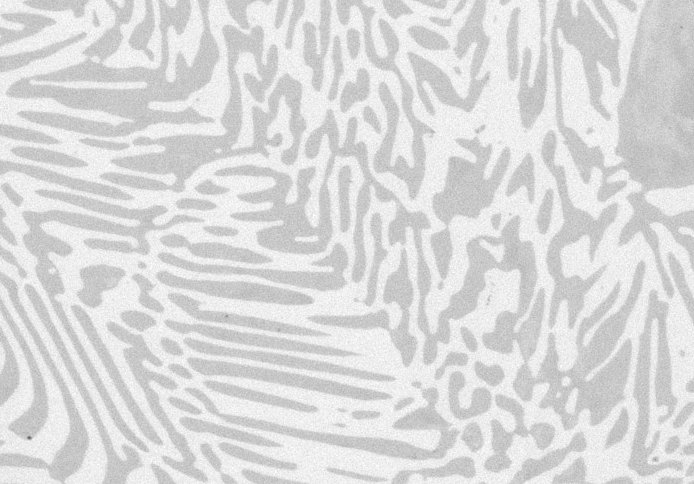
#> input picture Images/Alloy.jpg, 694 x 484 px, found by its file name
$ jupyter execute CLAHE_and_Thresholding_OpenCv.ipynb
#> lines starting #> are read from the running program, lines starting #| are printed output that depends on the picture; after the words box and inside, x2 and y2 are one past the last pixel; in counts of white or black regions, pixels touching at a corner belong together
[cell 1]
from google.colab import drive
drive.mount("/content/drive")

[cell 2]
import cv2
import numpy as np
from matplotlib import pyplot as plt

img = cv2.imread("/content/drive/My Drive/CVG/Alloy.jpg", 0)
#> img is the input picture: shape (484, 694); min 95, max 255, mean 218.6
equ = cv2.equalizeHist(img)
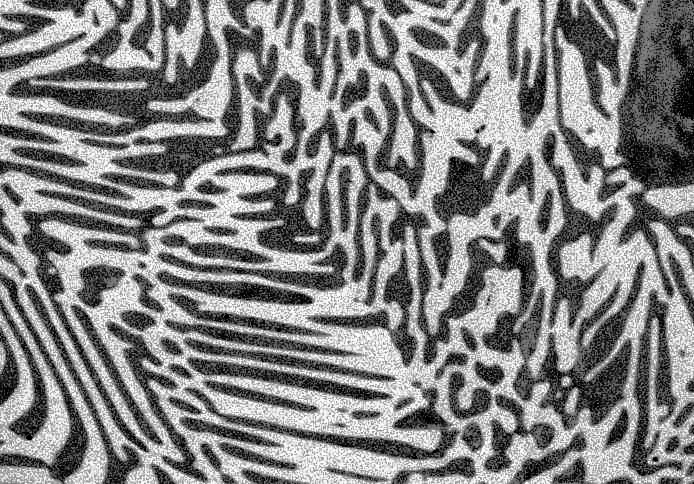
#> equ: shape (484, 694); min 0, max 255, mean 130.3

plt.hist(equ.flat, bins=100, range=(0,100))
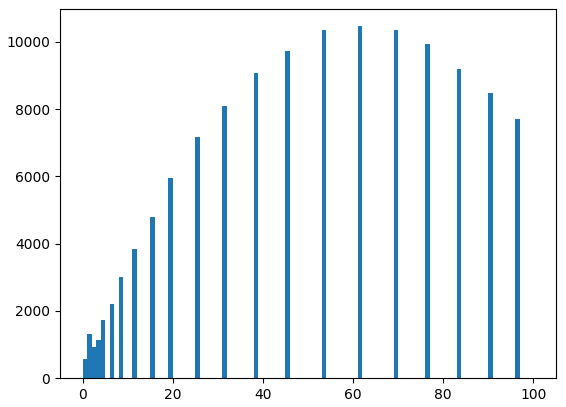
#> figure drawn by matplotlib, 1 panel; tallest bar 10465 high, from x = 61 to 62

[cell 3]
"""
cv2.imshow("Original Image", img)
cv2.imshow("Equalized", equ)
"""

[cell 4]
#Histogram Equalization considers the global contrast of the image, may not give good results.
#Adaptive histogram equalization divides images into small tiles and performs hist. eq.
#Contrast limiting is also applied to minimize aplification of noise.
#Together the algorithm is called: Contrast Limited Adaptive Histogram Equalization (CLAHE)

[cell 5]
clahe = cv2.createCLAHE(clipLimit=2.0, tileGridSize=(8,8))  #Define tile size and clip limit.
cl1 = clahe.apply(img)
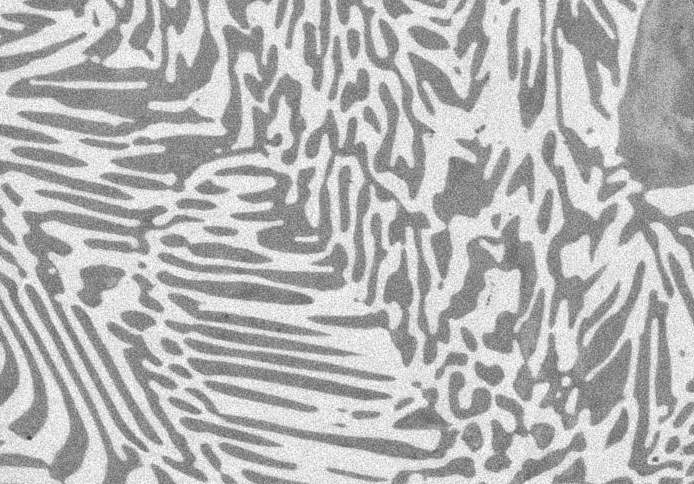
#> cl1: shape (484, 694); min 55, max 255, mean 181.8

[cell 6]
"""
cv2.imshow("CLAHE", cl1)

cv2.waitKey(0)
cv2.destroyAllWindows()
"""

[cell 7]
#Image thresholding

import cv2
import matplotlib.pyplot as plt

img = cv2.imread("/content/drive/My Drive/CVG/Alloy.jpg", 0)

#Adaptive histogram equalization using CLAHE to stretch the histogram.
#Contrast Limited Adaptive Histogram Equalization covered in the previous tutorial.
clahe = cv2.createCLAHE(clipLimit=2.0, tileGridSize=(8,8))  #Define tile size and clip limit.
clahe_img = clahe.apply(img)
plt.hist(clahe_img.flat, bins =100, range=(0,255))
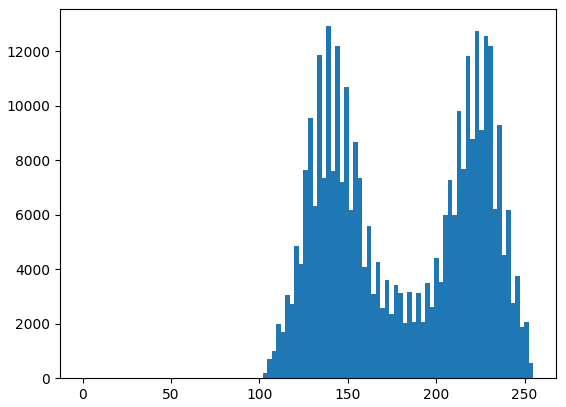
#> figure drawn by matplotlib, 1 panel; tallest bar 12929 high, from x = 137.7 to 140.2

[cell 8]
#Thresholding. Creates a uint8 image but with binary values.
#Can use this image to further segment.
#First argument is the source image, which should be a grayscale image.
#Second argument is the threshold value which is used to classify the pixel values.
#Third argument is the maxVal which represents the value to be given to the thresholded pixel.

[cell 9]
ret,thresh1 = cv2.threshold(clahe_img,185,150,cv2.THRESH_BINARY)  #All thresholded pixels in grey = 150
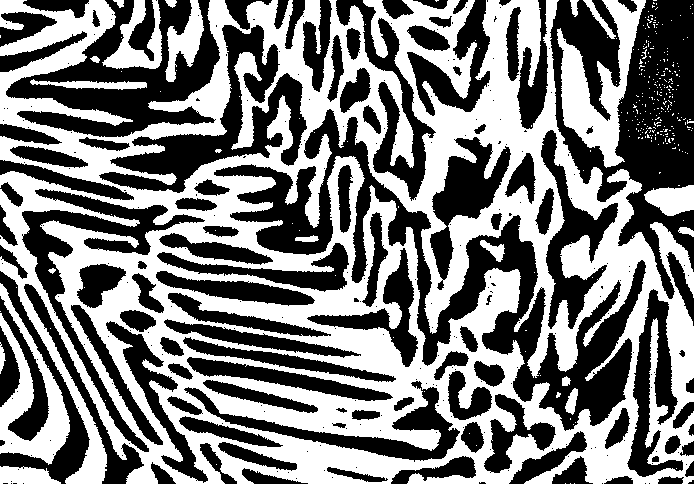
#> thresh1: shape (484, 694); values 0 (black) and 150 (white), 48.7% white; 311 white regions (288 under 20 px), largest, box (x1, y1, x2, y2) and area: (0, 0, 694, 484) 145327, (557, 0, 646, 168) 5726, (0, 283, 70, 465) 4663
ret,thresh2 = cv2.threshold(clahe_img,185,255,cv2.THRESH_BINARY_INV) # All thresholded pixels in white

[cell 10]
"""
cv2.imshow("Original", img)
cv2.imshow("Binary thresholded", thresh1)
cv2.imshow("Inverted Binary thresholded", thresh2)
cv2.waitKey(0)
cv2.destroyAllWindows()
"""

[cell 11]
#OTSU Thresholding, binarization
import cv2
import matplotlib.pyplot as plt

img = cv2.imread("/content/drive/My Drive/CVG/Alloy.jpg", 0)

clahe = cv2.createCLAHE(clipLimit=2.0, tileGridSize=(8,8))  #Define tile size and clip limit.
clahe_img = clahe.apply(img)

plt.hist(clahe_img.flat, bins =100, range=(0,255))

# binary thresholding
ret1,th1 = cv2.threshold(clahe_img,185,200,cv2.THRESH_BINARY)

# Otsu's thresholding, automatically finds the threshold point.
#Compare wth above value provided by us (185)
ret2,th2 = cv2.threshold(clahe_img,0,255,cv2.THRESH_BINARY+cv2.THRESH_OTSU)
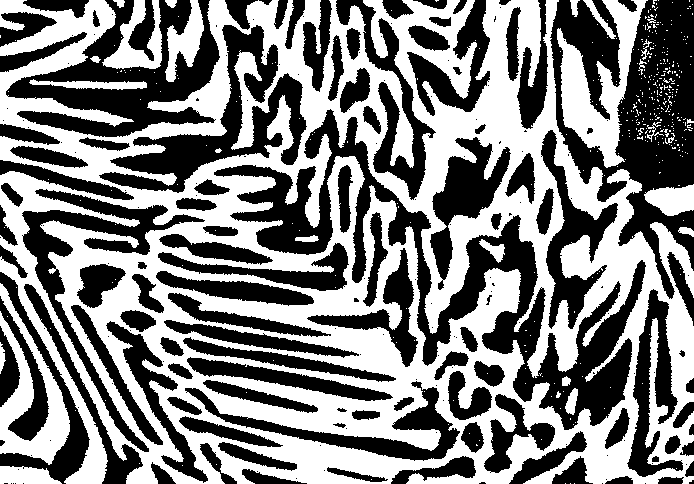
#> th2: shape (484, 694); 49.9% white; 414 white regions (386 under 20 px), largest, box (x1, y1, x2, y2) and area: (0, 0, 694, 484) 148593, (557, 0, 648, 168) 5833, (0, 283, 70, 465) 4745
#> ret2 = 181

"""
cv2.imshow("Otsu", th2)
cv2.waitKey(0)
cv2.destroyAllWindows()
"""

# If working with noisy images
# Clean up noise for better thresholding
# Otsu's thresholding after Gaussian filtering. Canuse median or NLM for beteer edge preserving

[cell 12]
import cv2
import matplotlib.pyplot as plt

img = cv2.imread("/content/drive/My Drive/CVG/Alloy.jpg", 0)

blur = cv2.GaussianBlur(clahe_img,(5,5),0)
ret3,th3 = cv2.threshold(blur,0,255,cv2.THRESH_BINARY+cv2.THRESH_OTSU)
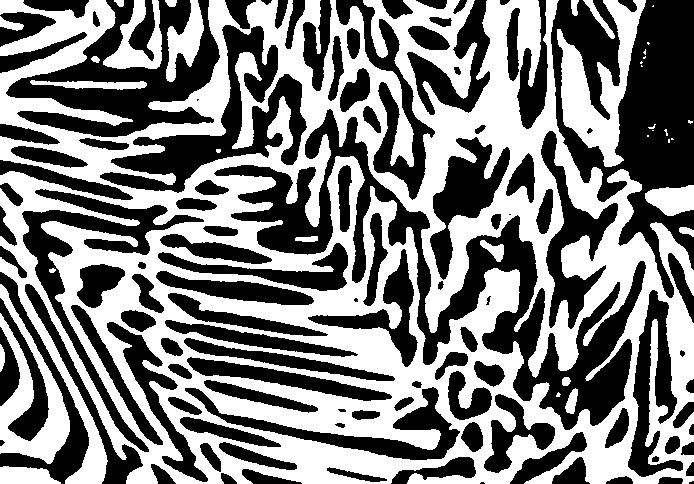
#> th3: shape (484, 694); 49.5% white; 36 white regions (15 under 20 px), largest, box (x1, y1, x2, y2) and area: (0, 0, 694, 484) 147895, (557, 0, 646, 167) 5818, (0, 284, 70, 464) 4716
#> ret3 = 182


plt.hist(blur.flat, bins =100, range=(0,255))
"""
cv2.imshow("OTSU Gaussian cleaned", th3)
cv2.waitKey(0)
cv2.destroyAllWindows()
"""
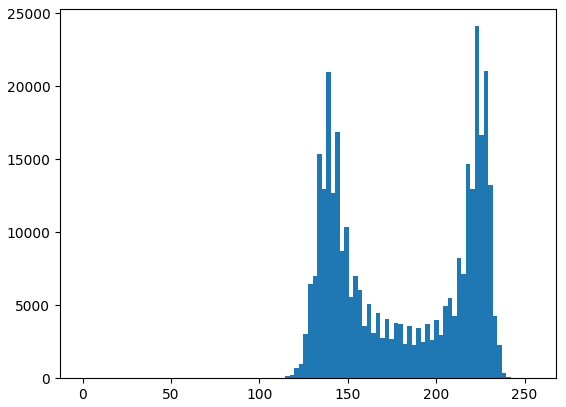
#> figure drawn by matplotlib, 1 panel; tallest bar 24126 high, from x = 221.9 to 224.4
